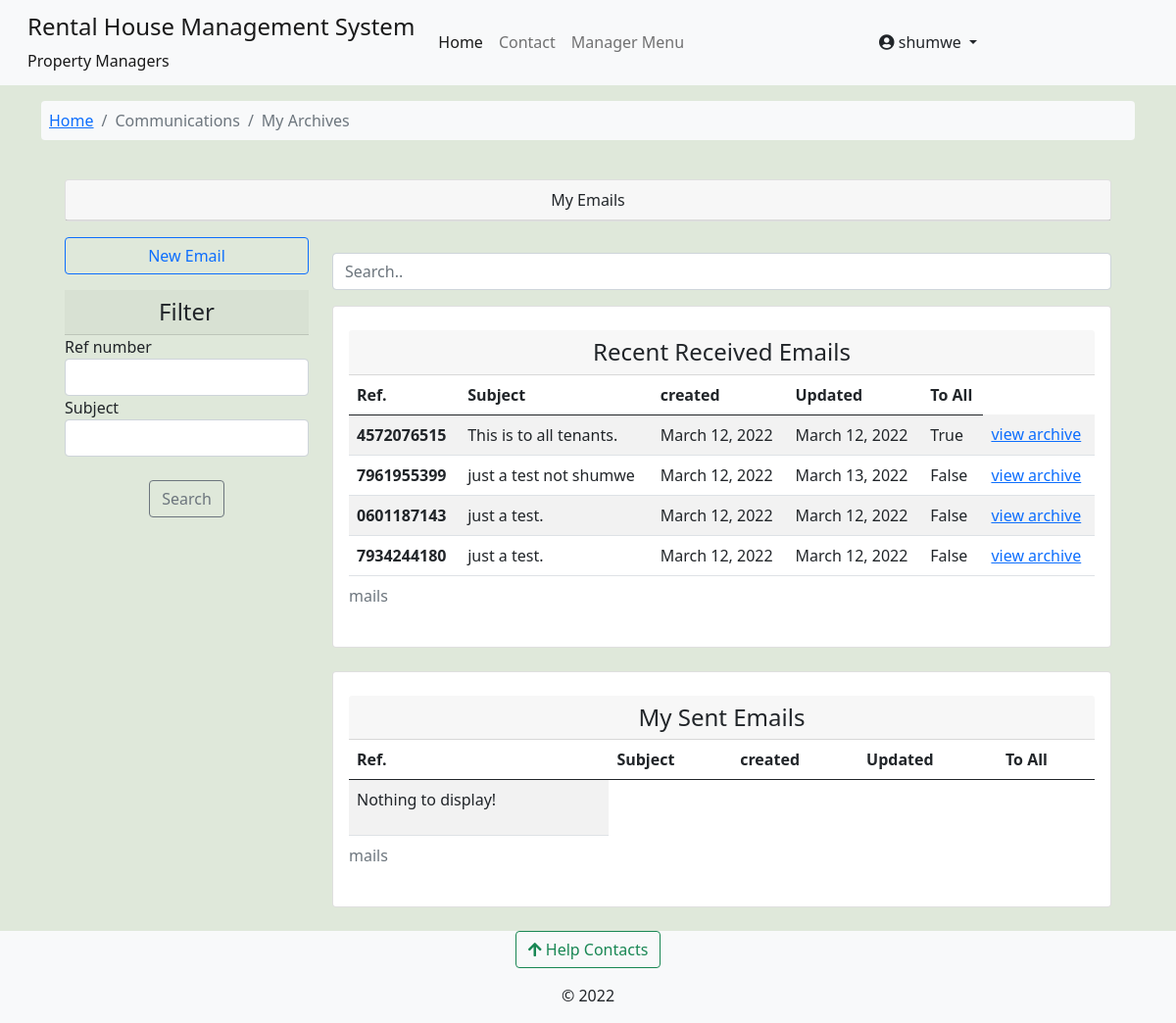
/core/email_archive_view/niagra-bumnsd-sd-djks/my_received_mails/phanox/ (signed in), run on an earlier commit of the app's database.
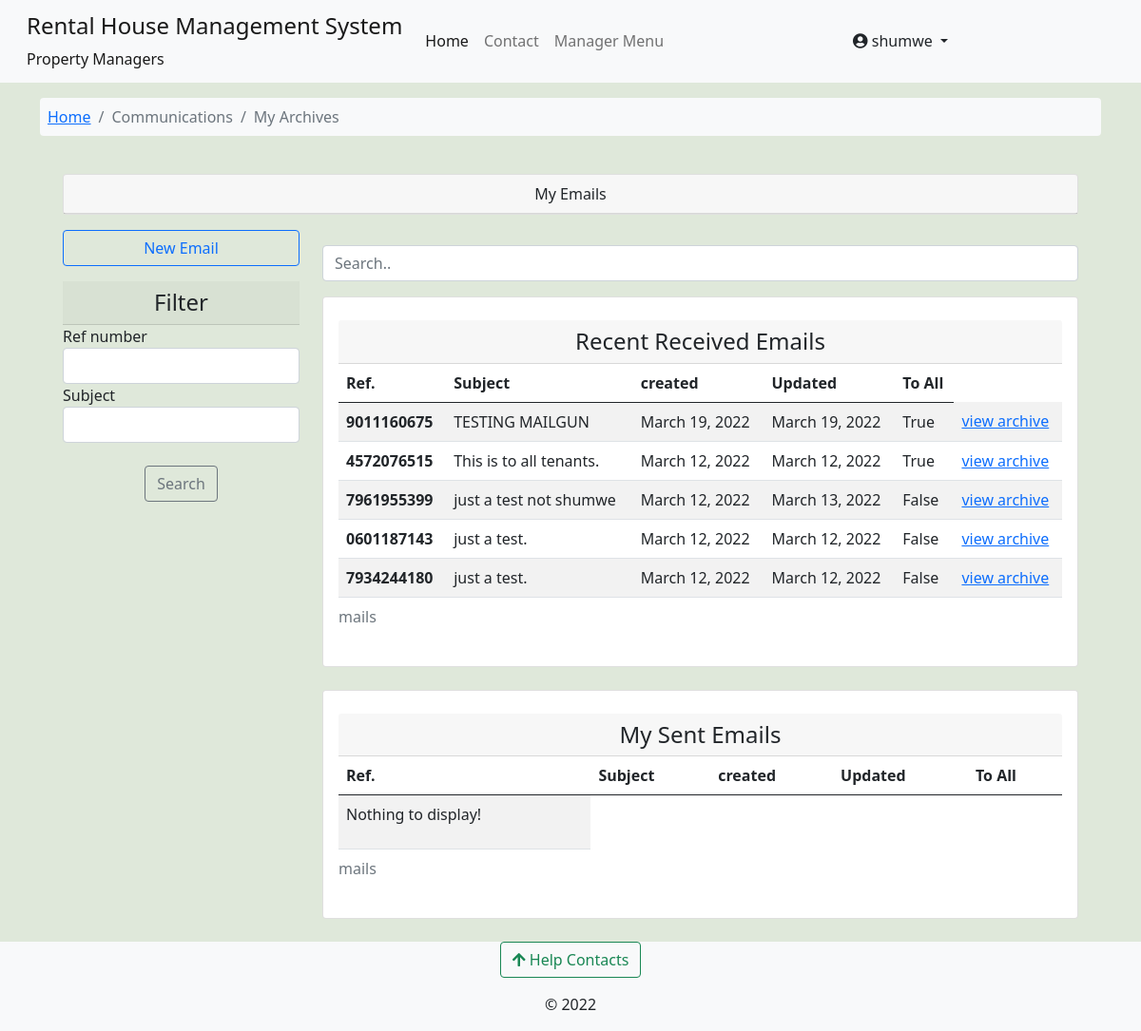
And on a later commit of the database.
### core/models.py (models this page shows, shortened)
class ManagerTenantCommunication(models.Model):
    ref_number = models.CharField(max_length=12, unique=True, null=True, blank=True)
    sent_to = models.ManyToManyField(Tenants,blank=True)
    send_to_all = models.BooleanField(default=False)
    sent_by = models.ForeignKey(Managers, on_delete=models.CASCADE)
    building = models.ForeignKey(Building, on_delete=models.CASCADE)
    subject = models.CharField(max_length=100)
    body = models.TextField()
    created = models.DateTimeField(default=datetime.datetime.now)
    updated = models.DateTimeField(auto_now=True)
    retract = models.BooleanField(default=False)
    class Meta:
        verbose_name_plural = 'Archives | Manager E-Mails'

### core/views.py (the view)
# urls.py: path('email_archive_view/<slug:building_slug>/my_received_mails/<slug:username>/', views.my_mails, name='my_mails'),
@login_required
def my_mails(request,building_slug,username):
    building = Building.objects.get(slug=building_slug)
    user = request.user
    if not user.is_tenant:
        return redirect('profile')
    else:
        tenant = Tenants.objects.get(associated_account__username=username)
        general_mails = ManagerTenantCommunication.objects.filter(building=building,send_to_all=True,retract=False).order_by('-created')
        my_mails = ManagerTenantCommunication.objects.filter(sent_to=tenant,retract=False).order_by('-created')
        mails = general_mails|my_mails
        mails_filter = TenantsMailFilter(request.GET, queryset=mails)
        sent_mails = TenantEmails.objects.filter(sent_by=tenant,building=building).order_by('-created')
    context = {
        'mails': mails_filter,'sent_mails':sent_mails,'building':building,'tenant':tenant,
        }
    return render(request, 'core/my_email_archive_list.html', context)

### complaints/context_processors.py (called while the page is built)
def get_contacts(request):
    user = request.user
    if user.is_authenticated:
        if user.is_tenant:
            tenant = Tenants.objects.get(associated_account=user)
            building = Building.objects.get(id=tenant.rented_unit.building_id)
            contacts = HelpContacts.objects.filter(associated_building=building)
            return dict(contacts=contacts)
        elif user.is_manager:
            contacts = HelpContacts.objects.all()
            return dict(contacts=contacts)
        else:
            contacts = HelpContacts.objects.filter(make_publicly_available=True)
            return dict(contacts=contacts)
    else:
        contacts = HelpContacts.objects.filter(make_publicly_available=True)
        return dict(contacts=contacts)

### rental_property/context_processors.py (called while the page is built)
def my_managed_buildings(request):
    user_instance = request.user
    if user_instance.is_authenticated:
        manager_instance = Managers.objects.filter(associated_account=user_instance)[:1]
        managed_buildings = Building.objects.filter(manager=manager_instance)
        return dict(managed_buildings=managed_buildings)
    else:
        return {'False': False,}

### core/templates/core/my_email_archive_list.html (shortened to what the changed rows need)
{% extends 'base.html' %}
{% load crispy_forms_tags %}
{% load humanize %}
{% block content %}
<div class="container">
<section class="row justify-content-center p-4">
    <div class="container">
      <div class="row">
        <div class="mt-3 col-sm-12 col-md-9">
          <div class="row">
            <div class="col-sm-12">
              <div class="card card-body">
                <div class="table-responsive">
                <table class="table table-striped table-hover">
                  <caption> mails </caption>
                    <thead>
                      <tr>
                        <th scope="col">Ref.</th>
                        <th scope="col">Subject</th>
                        <th scope="col"> created </th>
                        <th scope="col">Updated</th>
                        <th scope="col"> To All </th>
                      </tr>
                    </thead>
                    <tbody id='ourTable'>
                        {% for c in mails.qs %}
                      <tr>
                        <th scope="row"> {{c.ref_number}} </th>
                        <td>{{ c.subject }}</td>
                        <td>{{ c.created|naturalday }}</td>
                        <td>{{ c.updated|naturalday }}</td>
                        <td> {{c.send_to_all}}</td>
                        <td><a href="{% url 'core:my_archive_details' building.slug tenant.associated_account.username c.ref_number %}">view archive</a> </td>
                      </tr>
                      {% endfor %}
                    </tbody>
                </table>
                </div>
              </div>
              <div class="card mt-4 card-body">
                <div class="table-responsive">
                <table class="table table-striped table-hover">
                  <caption> mails </caption>
                    <thead>
                      <tr>
                        <th scope="col">Ref.</th>
                        <th scope="col">Subject</th>
                        <th scope="col"> created </th>
                        <th scope="col">Updated</th>
                        <th scope="col"> To All </th>
                      </tr>
                    </thead>
                </table>
                </div>
              </div>
            </div>
          </div>
        </div>
      </div>
    </div>
  </div>
{% endblock %}

What changed in the data, as far as the page shows it:
added ManagerTenantCommunication: ref_number "9011160675", subject "TESTING MAILGUN", created "March 19, 2022", updated "March 19, 2022", send_to_all "True"
